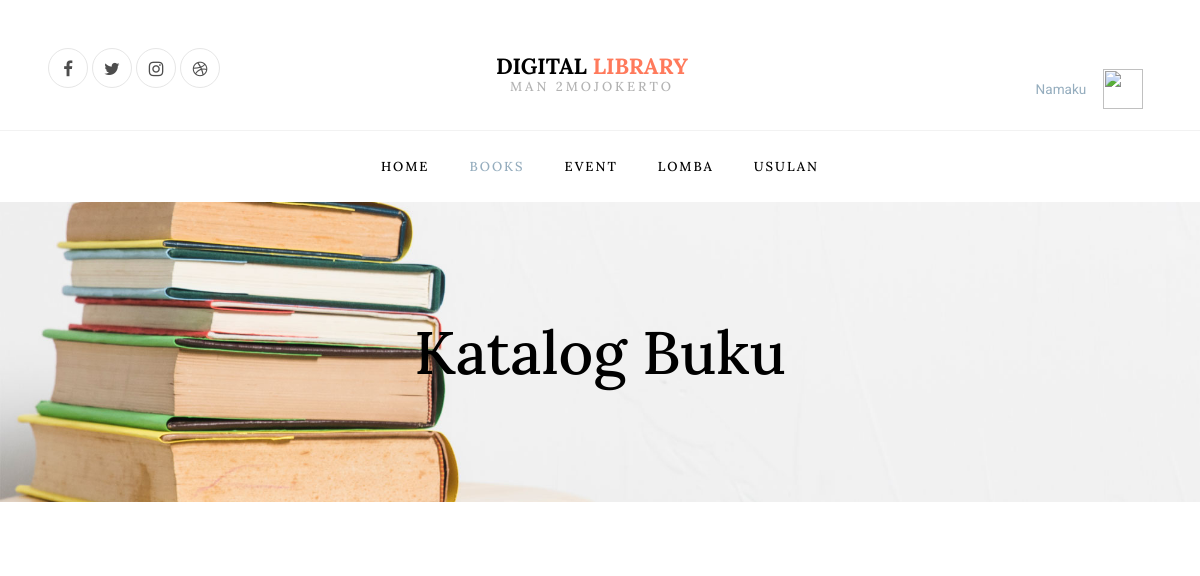
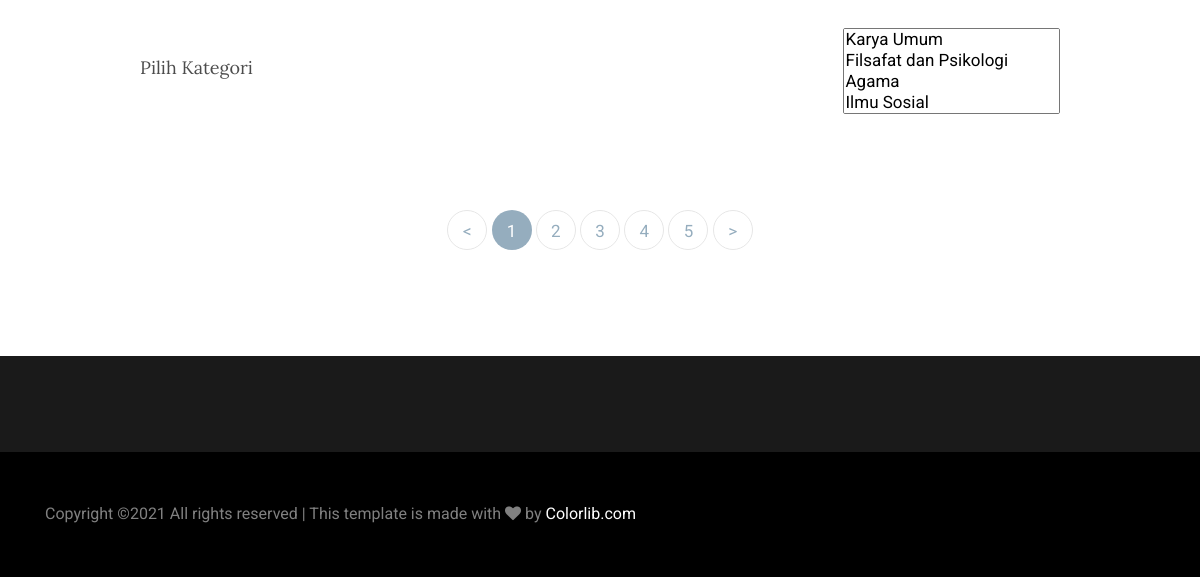
The page /book.php on the database as committed earlier (2 pictures, top to bottom).
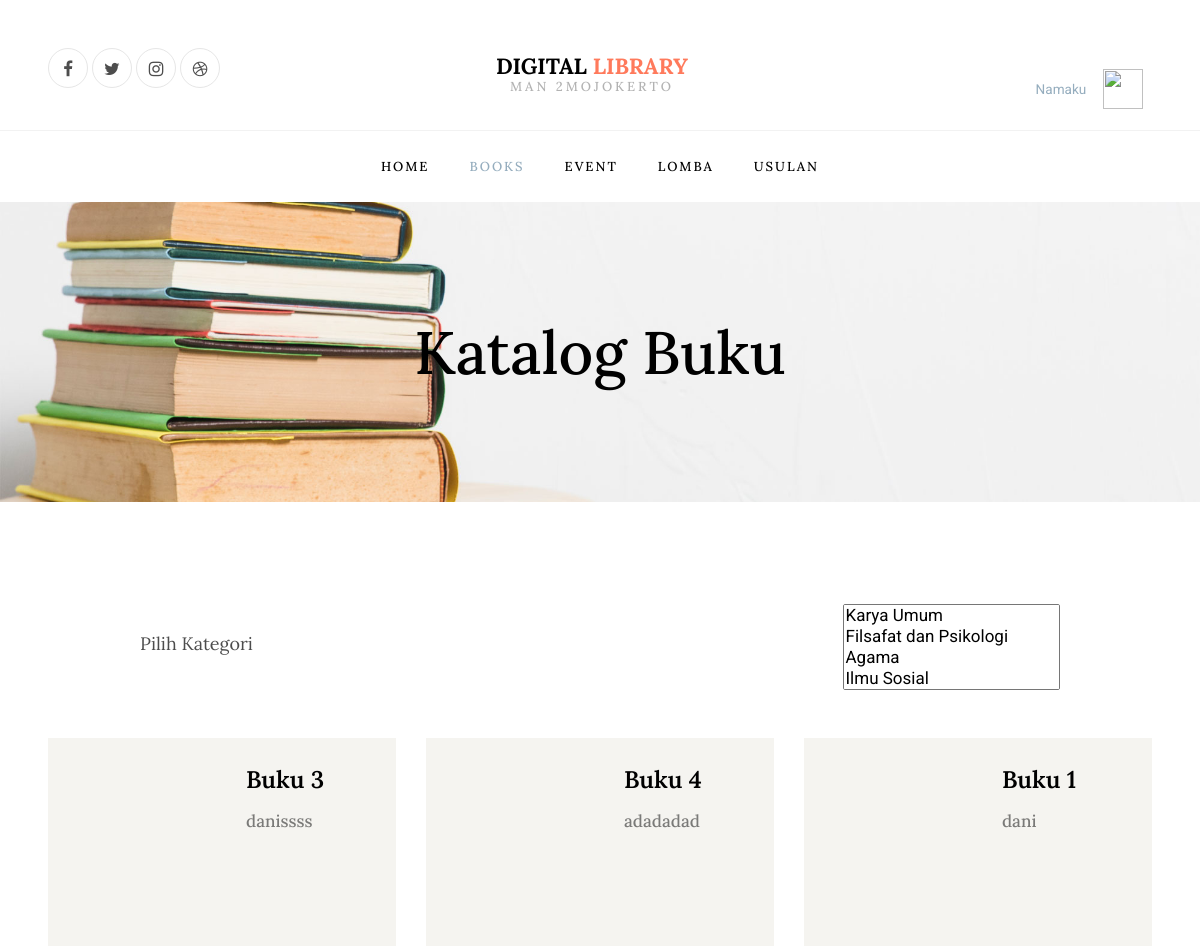
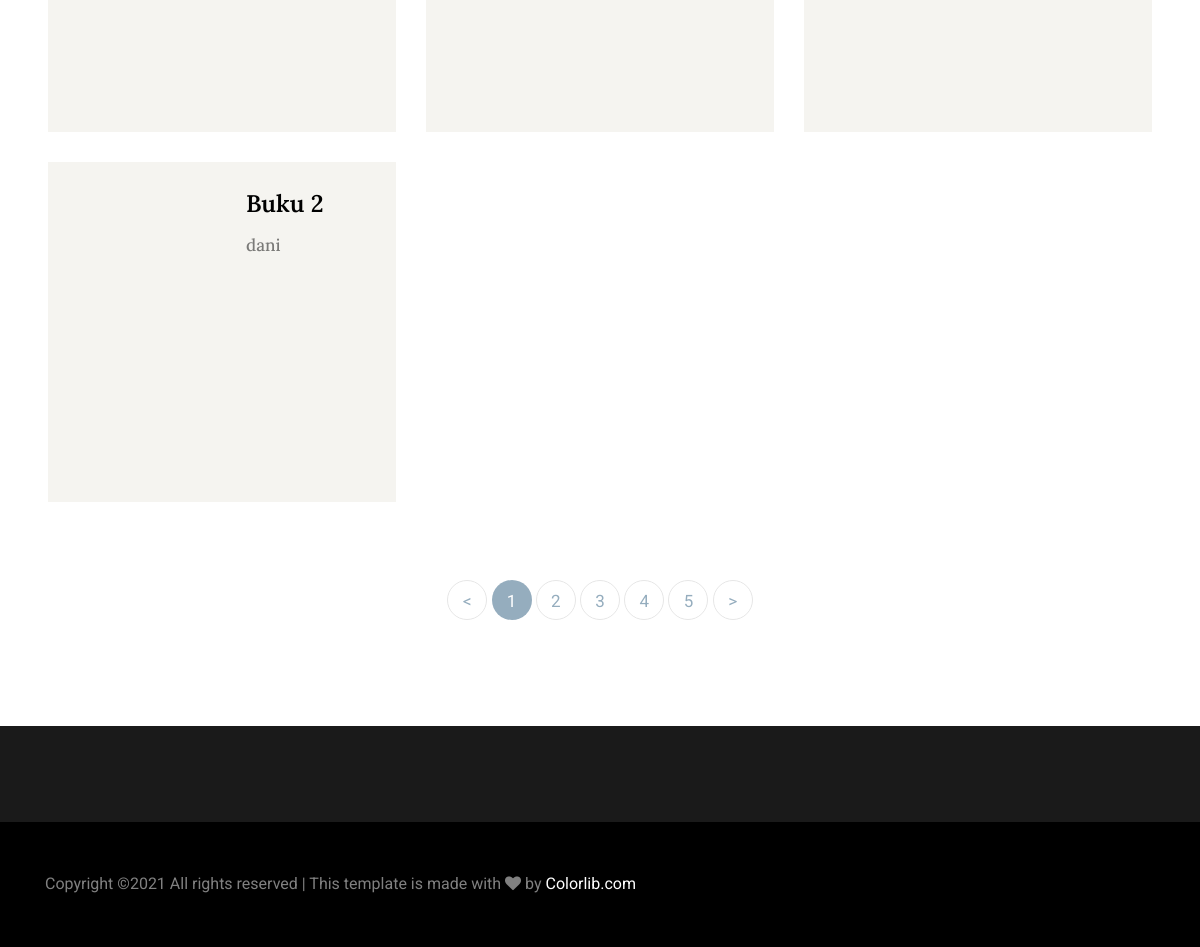
The same page on the database as committed later (2 pictures, top to bottom).
### tables this page shows
CREATE TABLE `koleksi` (
  `id_koleksi` varchar(10) NOT NULL,
  `id_kategori` varchar(10) NOT NULL,
  `judul` varchar(100) NOT NULL,
  `nama_pengarang` varchar(100) NOT NULL,
  `penerbit` varchar(100) NOT NULL,
  `tahun_terbit` date NOT NULL,
  `cover` varchar(100) DEFAULT NULL,
  `file` varchar(100) DEFAULT NULL,
  PRIMARY KEY (`id_koleksi`),
  KEY `id_kategori` (`id_kategori`),
  CONSTRAINT `koleksi_ibfk_1` FOREIGN KEY (`id_kategori`) REFERENCES `kategori` (`id_kategori`)
);

### book.php (the view, shortened to what this page needs)
<!DOCTYPE html>
<html lang="en">
<head>
	<?php include "css-script.php"; ?>
</head>
<body>
	<?php include "navbar.php"; ?>
	<section class="hero-wrap hero-wrap-2" style="background-image: url('pengguna/images/bg_5.jpg');"
		data-stellar-background-ratio="0.5">
		<div class="overlay"></div>
		<div class="container">
			<div class="row no-gutters slider-text align-items-center justify-content-center">
				<div class="col-md-9 ftco-animate mb-0 text-center">
					<h1 class="mb-0 bread">Katalog Buku</h1>
				</div>
			</div>
		</div>
	</section>
	<section class="ftco-section">
		<div class="container">
			<div class="row justify-content-center mb-4">
				<div class="col-md-10">
					<div class="row mb-4">
						<div class="col-md-12 d-flex justify-content-between align-items-center">
							<h4 class="product-select">Pilih Kategori</h4>
							<select class="selectpicker" multiple>
							<?php
								$query_kat = mysqli_query($conn, "SELECT * FROM kategori");
								while ($row = mysqli_fetch_array($query_kat)) {
							?>
								<option value="<?php echo $row['id_kategori']; ?>"><?php echo $row['nama_kategori'] ?></option>
							<?php } ?>
							</select>
						</div>
					</div>
				</div>
			</div>
		</div>
		<div class="container-fluid px-md-5">
			<div class="row">
				<?php
					$query_koleksi = mysqli_query($conn, "SELECT * FROM koleksi");
					while ($row = mysqli_fetch_array($query_koleksi)) {
				?>
				<div class="col-md-6 col-lg-4 d-flex">
					<div class="book-wrap d-lg-flex">
						<div class="img d-flex justify-content-end"
							style="background-image: <?php echo $row['cover']?>">
						</div>
						<div class="text p-4">
							<h2><a href="#"><?php echo $row['judul'] ?></a></h2>
							<span class="position"><?php echo $row['nama_pengarang'] ?></span>
						</div>
					</div>
				</div>
				<?php } ?>
			</div>
			<div class="row mt-5">
				<div class="col text-center">
					<div class="block-27">
						<ul>
							<li><a href="#">&lt;</a></li>
							<li class="active"><span>1</span></li>
							<li><a href="#">2</a></li>
							<li><a href="#">3</a></li>
							<li><a href="#">4</a></li>
							<li><a href="#">5</a></li>
							<li><a href="#">&gt;</a></li>
						</ul>
					</div>
				</div>
			</div>
		</div>
	</section>
	<footer class="ftco-footer">
		<?php include "footer.php"; ?>
	</footer>
</body>
</html>

Rows that differ between the two databases and show on the page:
added koleksi: judul "Buku 3", nama_pengarang "danissss"
added koleksi: judul "Buku 4", nama_pengarang "adadadad"
added koleksi: judul "Buku 1", nama_pengarang "dani"
added koleksi: judul "Buku 2", nama_pengarang "dani"
